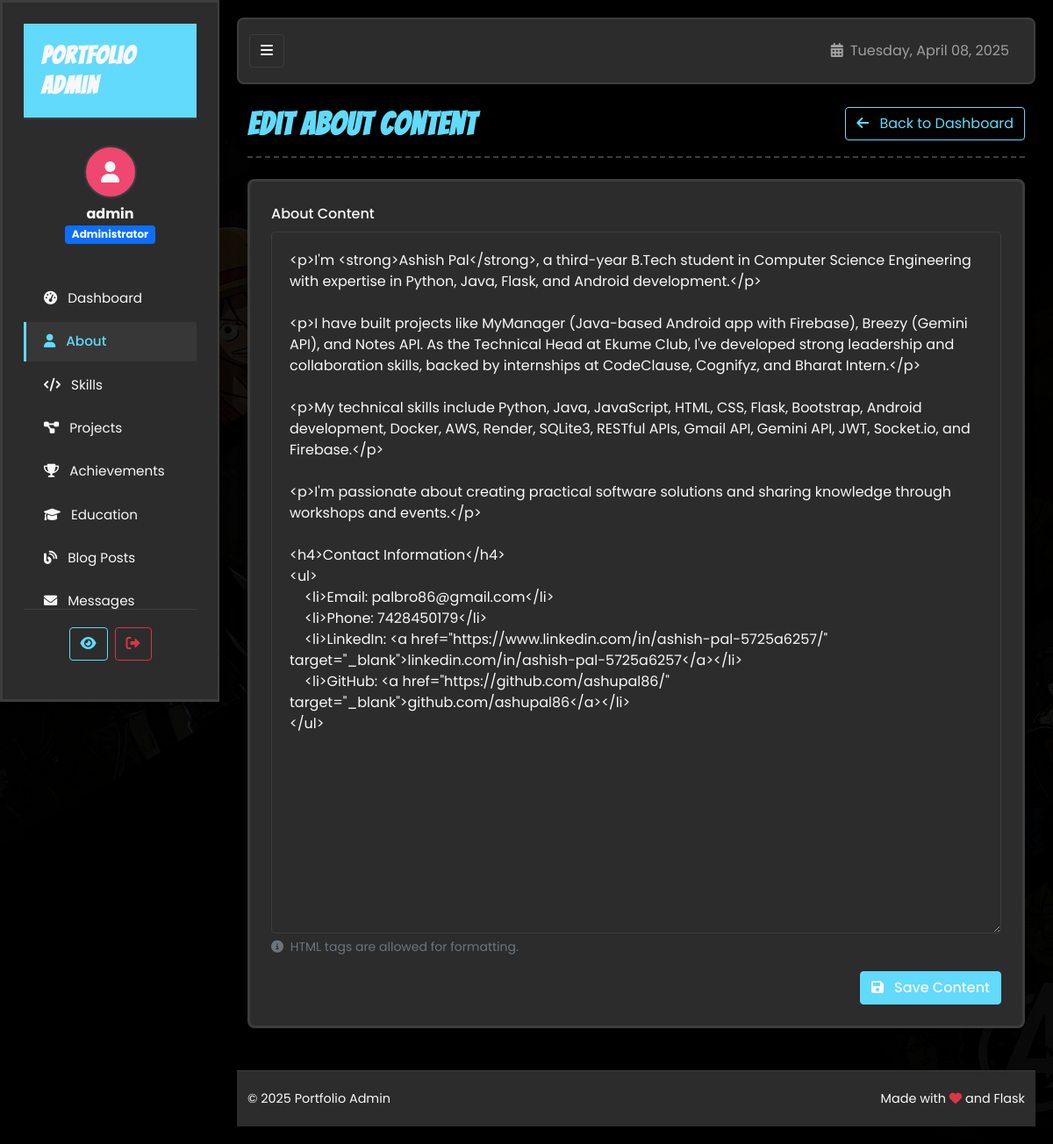
Screenshot of /admin/about (signed in) with the database file from the repository.
### tables this page shows
CREATE TABLE User (
        id INTEGER PRIMARY KEY AUTOINCREMENT,
        username TEXT UNIQUE NOT NULL,
        password TEXT NOT NULL,
        is_admin INTEGER DEFAULT 0
    );

CREATE TABLE About (
        id INTEGER PRIMARY KEY AUTOINCREMENT,
        content TEXT NOT NULL
    );

### app_sqlite.py (the view)
    def wrapped_view(**kwargs):
        if 'user_id' not in session:
            flash('Please log in to access this page.', 'warning')
            return redirect(url_for('login'))
        db = get_db()
        user = db.execute('SELECT * FROM User WHERE id = ?', (session['user_id'],)).fetchone()
        if not user or not user['is_admin']:
            flash('You do not have permission to access this page.', 'danger')
            return redirect(url_for('index'))
        return view(**kwargs)

### app_sqlite.py (called while the page is built, shortened)
def get_db():
    if 'db' not in g:
        g.db = sqlite3.connect(
            app.config['DATABASE'],
            detect_types=sqlite3.PARSE_DECLTYPES
        )
        g.db.row_factory = sqlite3.Row
    return g.db

def admin_required(view):
    def wrapped_view(**kwargs):
        if 'user_id' not in session:
            flash('Please log in to access this page.', 'warning')
            return redirect(url_for('login'))
        db = get_db()
        user = db.execute('SELECT * FROM User WHERE id = ?', (session['user_id'],)).fetchone()
        if not user or not user['is_admin']:
            flash('You do not have permission to access this page.', 'danger')
            return redirect(url_for('index'))
        return view(**kwargs)
    wrapped_view.__name__ = view.__name__
    return wrapped_view

@app.context_processor
def inject_now():
    return {'now': datetime.utcnow()}

@app.context_processor
def inject_user():
    user = None
    if 'user_id' in session:
        db = get_db()
        user = db.execute('SELECT * FROM User WHERE id = ?', (session['user_id'],)).fetchone()
    return {'current_user': user}

@app.context_processor
def inject_unread_messages():
    if 'user_id' in session:
        db = get_db()
        unread_message_count = db.execute(
            'SELECT COUNT(*) FROM Contact WHERE is_read = 0'
        ).fetchone()[0]
        return {'unread_message_count': unread_message_count}
    return {'unread_message_count': 0}

@app.route('/admin/about', methods=['GET', 'POST'])
@admin_required
def admin_about():
    db = get_db()
    about = db.execute('SELECT * FROM about ORDER BY id DESC LIMIT 1').fetchone()
    return render_template('admin/about.html', about=about)

### templates/admin/about.html (shortened to what this page needs)
{% extends "admin/layout.html" %}
{% block content %}
<div class="page-header d-flex justify-content-between align-items-center mb-4">
    <h1 class="bangers-font">Edit About Content</h1>
    <a href="{{ url_for('admin_dashboard') }}" class="btn btn-outline-primary">
        <i class="fas fa-arrow-left me-2"></i> Back to Dashboard
    </a>
</div>
<div class="comic-panel">
    <form method="POST" action="{{ url_for('admin_about') }}">
        <div class="mb-3">
            <label for="content" class="form-label">About Content</label>
            <textarea class="form-control" id="content" name="content" rows="10" required>{{ about.content if about else '' }}</textarea>
            <div class="form-text">
                <i class="fas fa-info-circle me-1"></i> HTML tags are allowed for formatting.
            </div>
        </div>
        <div class="text-end">
            <button type="submit" class="btn btn-primary">
                <i class="fas fa-save me-2"></i> Save Content
            </button>
        </div>
    </form>
</div>
{% endblock %}

### templates/admin/layout.html (shortened to what this page needs)
<!DOCTYPE html>
<html lang="en">
<head>
    <link rel="stylesheet" href="https://cdnjs.cloudflare.com/ajax/libs/font-awesome/6.0.0/css/all.min.css">
    <link href="https://cdn.jsdelivr.net/npm/bootstrap@5.1.3/dist/css/bootstrap.min.css" rel="stylesheet">
    <link rel="stylesheet" href="{{ url_for('static', filename='css/style.css') }}">
    <link rel="stylesheet" href="{{ url_for('static', filename='css/admin.css') }}">
</head>
<body class="admin-body">
    <div class="admin-wrapper">
        <nav id="sidebar" class="comic-panel">
            <div class="sidebar-header">
                <h3 class="bangers-font">Portfolio Admin</h3>
            </div>
            <div class="sidebar-user text-center mb-4">
                <div class="user-avatar">
                    <i class="fas fa-user"></i>
                </div>
                <div class="user-info mt-2">
                    <h5 class="mb-0">{{ current_user.username }}</h5>
                    <span class="badge bg-primary">Administrator</span>
                </div>
            </div>
            <ul class="nav flex-column">
                <li class="nav-item">
                    <a href="{{ url_for('admin_dashboard') }}" class="nav-link {% if request.endpoint == 'admin_dashboard' %}active{% endif %}">
                        <i class="fas fa-tachometer-alt me-2"></i> Dashboard
                    </a>
                </li>
                <li class="nav-item">
                    <a href="{{ url_for('admin_about') }}" class="nav-link {% if 'about' in request.endpoint %}active{% endif %}">
                        <i class="fas fa-user me-2"></i> About
                    </a>
                </li>
                <li class="nav-item">
                    <a href="{{ url_for('admin_skills') }}" class="nav-link {% if 'skill' in request.endpoint %}active{% endif %}">
                        <i class="fas fa-code me-2"></i> Skills
                    </a>
                </li>
                <li class="nav-item">
                    <a href="{{ url_for('admin_projects') }}" class="nav-link {% if 'project' in request.endpoint %}active{% endif %}">
                        <i class="fas fa-project-diagram me-2"></i> Projects
                    </a>
                </li>
                <li class="nav-item">
                    <a href="{{ url_for('admin_achievements') }}" class="nav-link {% if 'achievement' in request.endpoint %}active{% endif %}">
                        <i class="fas fa-trophy me-2"></i> Achievements
                    </a>
                </li>
                <li class="nav-item">
                    <a href="{{ url_for('admin_dashboard') }}" class="nav-link {% if 'education' in request.endpoint %}active{% endif %}">
                        <i class="fas fa-graduation-cap me-2"></i> Education
                    </a>
                </li>
                <li class="nav-item">
                    <a href="{{ url_for('admin_blog') }}" class="nav-link {% if 'blog' in request.endpoint %}active{% endif %}">
                        <i class="fas fa-blog me-2"></i> Blog Posts
                    </a>
                </li>
                <li class="nav-item">
                    <a href="{{ url_for('admin_messages') }}" class="nav-link {% if 'message' in request.endpoint %}active{% endif %}">
                        <i class="fas fa-envelope me-2"></i> Messages
                    </a>
                </li>
                <li class="nav-item">
                    <a href="{{ url_for('admin_logger') }}" class="nav-link {% if 'logger' in request.endpoint %}active{% endif %}">
                    </a>
                </li>
            </ul>
            <div class="sidebar-footer">
                <div class="d-flex">
                    <a href="{{ url_for('index') }}" class="btn btn-outline-primary me-2"
                       title="View Site" data-bs-toggle="tooltip" data-bs-placement="top">
                        <i class="fas fa-eye"></i>
                    </a>
                    <a href="{{ url_for('logout') }}" class="btn btn-outline-danger"
                       title="Logout" data-bs-toggle="tooltip" data-bs-placement="top">
                        <i class="fas fa-sign-out-alt"></i>
                    </a>
                </div>
            </div>
        </nav>
        <div id="content">
            <nav class="navbar navbar-expand navbar-dark mb-4">
                <div class="container-fluid">
                    <button id="sidebarCollapse" class="btn btn-dark d-none d-md-block">
                        <i class="fas fa-bars"></i>
                    </button>
                    <div class="ms-auto d-flex">
                        <div class="navbar-text me-3">
                            <i class="fas fa-calendar-alt me-1"></i> {{ now.strftime('%A, %B %d, %Y') }}
                        </div>
                    </div>
                </div>
            </nav>
            <div class="container-fluid">
                {% block content %}{% endblock %}
            </div>
            <footer class="footer mt-5">
                <div class="container-fluid">
                    <div class="d-flex flex-column flex-md-row justify-content-between align-items-center">
                        <div class="text-center text-md-start mb-2 mb-md-0">
                            <span>&copy; {{ now.year }} Portfolio Admin</span>
                        </div>
                        <div class="text-center text-md-end">
                            <span>Made with <i class="fas fa-heart text-danger"></i> and Flask</span>
                        </div>
                    </div>
                </div>
            </footer>
        </div>
    </div>
</body>
</html>

### static/css/style.css (style rules this page uses)
:root { --bg-color: #1e1e1e; --text-color: #f8f8f8; --primary-color: #61DAFB; --primary-color-rgb: 97, 218, 251; --secondary-color: #FFD166; --secondary-color-rgb: 255, 209, 102; --accent-color: #EF476F; --accent-color-rgb: 239, 71, 111; --panel-bg: #2c2c2c; --border-color: #3d3d3d; --terminal-green: #00ff00; --danger-color: #FF6B6B; --info-color: #61AFEF; }
body { background-image: url('../img/Gemini_Generated_Image_z3yqisz3yqisz3yq.jpg'); background-color: var(--bg-color); background-size: cover; background-position: center; background-repeat: no-repeat; background-attachment: fixed; color: var(--text-color); font-family: 'Source Code Pro', monospace; line-height: 1.6; position: relative; }
body::before { content: ''; position: fixed; top: 0; left: 0; width: 100%; height: 100%; background-color: rgba(0, 0, 0, 0.85); z-index: -1; }
h1, h2, h3, h4, h5, h6 { font-weight: 700; margin-bottom: 1rem; }
a { color: var(--primary-color); text-decoration: none; transition: color 0.3s; }
.bangers-font { font-family: 'Bangers', cursive; letter-spacing: 0.05em; color: var(--accent-color); }
.nav-link { position: relative; padding: 0.5rem 1rem; transition: all 0.3s ease; }
.nav-link::after { content: ''; position: absolute; bottom: 0; left: 0; width: 0; height: 2px; background-color: var(--secondary-color); transition: width 0.3s ease; }
.comic-panel { background-color: var(--panel-bg); border: 3px solid var(--border-color); border-radius: 8px; padding: 1.5rem; margin-bottom: 2rem; position: relative; overflow: hidden; box-shadow: 0 6px 12px rgba(0, 0, 0, 0.2); }
.comic-panel::before { content: ""; position: absolute; top: 0; left: 0; right: 0; height: 5px; background: linear-gradient(90deg, var(--accent-color), var(--accent-hover)); }
.form-label { color: var(--primary-color); }
footer { background-color: var(--panel-bg); border-top: 3px solid var(--border-color); padding: 2rem 0; }
.navbar { background-color: rgba(30, 30, 30, 0.95); backdrop-filter: blur(10px); border-bottom: 3px solid var(--border-color); position: sticky; top: 0; z-index: 1000; transition: all 0.3s ease; }

### rows the page displays
User: username "admin"
About: content "<p>I'm <strong>Ashish Pal</strong>, a third-year B.Tech student in Computer Science Engineering with expertise in Python, Java, Flask, and Android development.</p> <p>I have built projects like MyManager (Java-based Android app with Firebase), Breezy (Gemini API), and Notes API. As the Technical Head at Ekume Club, I've developed strong leadership and collaboration skills, backed by internships at CodeClause, Cognifyz, and Bharat Intern.</p> <p>My technical skills include Python, Java, JavaScript, HTML, CSS, Flask, Bootstrap, Android development, Docker, AWS, Render, SQLite3, RESTful APIs, Gmail API, Gemini API, JWT, Socket.io, and Firebase.</p> <p>I'm passionate about creating practical…"
